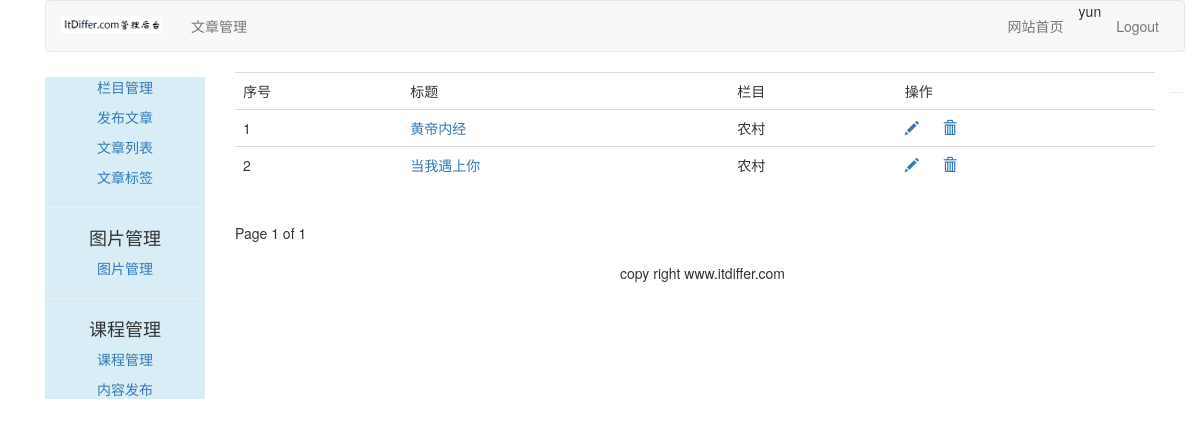
/article/article-list/ (signed in), run on an earlier commit of the app's database.
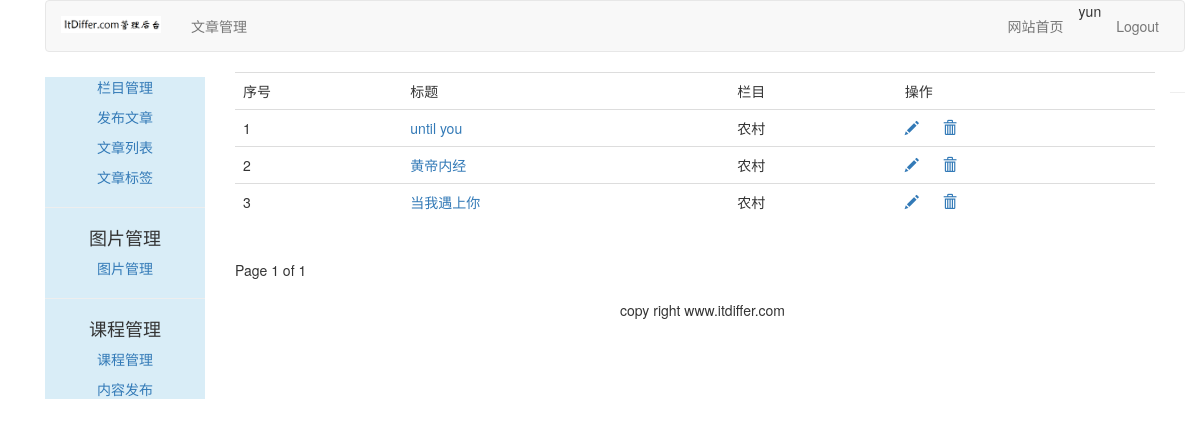
And on a later commit of the database.
### article/models.py (models this page shows, shortened)
class ArticlePost(models.Model):
    author = models.ForeignKey(User, on_delete=models.CASCADE, related_name="article")
    title = models.CharField(max_length=200)
    slug = models.SlugField(max_length=500)
    column = models.ForeignKey(ArticleColumn, on_delete=models.CASCADE,related_name="article_column")
    body = models.TextField()
    created = models.DateTimeField(default=timezone.now)
    updated = models.DateTimeField(auto_now=True)
    users_like = models.ManyToManyField(User, related_name="articles_like", blank=True)
    users_unlike = models.ManyToManyField(User, related_name="articles_unlike", blank=True)
    article_tag = models.ManyToManyField(ArticleTag, related_name='article_tag', blank=True)
    class Meta:
        ordering = ("-updated",)
        index_together = (('id', 'slug'),)
    def get_absolute_url(self):
        return reverse("article:article_detail", args=[self.id, self.slug])

class ArticleColumn(models.Model):
    user = models.ForeignKey(User, on_delete=models.CASCADE,related_name='article_column')
    column = models.CharField(max_length=200)
    created = models.DateField(auto_now_add=True)
    def __str__(self):
        return self.column

### article/views.py (the view)
# urls.py: path('article-list/', views.article_list, name="article_list"),
@login_required(login_url='/account/login')
def article_list(request):
    articles_list = ArticlePost.objects.filter(author=request.user)
    paginator = Paginator(articles_list, 10)
    page = request.GET.get('page')
    try:
        current_page = paginator.page(page)
        articles = current_page.object_list
    except PageNotAnInteger:
        current_page = paginator.page(1)
        articles = current_page.object_list
    except EmptyPage:
        current_page = paginator.page(paginator.num_pages)
        articles = current_page.object_list
    return render(request, "article/column/article_list.html",{"articles":articles, "page": current_page})

### home/context_processors.py (called while the page is built)
def add_userinfo_to_context(request):
    if request.user.is_authenticated:
      try:
        userinfo = UserInfo.objects.get(user=request.user)
        if hasattr(request.user, 'userinfo'):
          return {"user":request.user, "userinfo":userinfo}
      except:
        return {"user":request.user}
    else:
      return {"user":request.user}

### templates/article/column/article_list.html (shortened to what this page needs)
{% extends "article/base.html" %}
{% load staticfiles %}
{% block content %}
<div>
    <table class="table table-hover">
        <tr>
            <td>序号</td>
            <td>标题</td>
            <td>栏目</td>
            <td>操作</td>
        </tr>
        {% for article in articles %}
        <tr id={{ article.id }}>
            <td>{{ forloop.counter }}</td>
            <td><a href="{{ article.get_absolute_url }}">{{ article.title }}</a></td>
            <td>{{ article.column }}</td>
            <td>
                <a name="edit" href="{% url 'article:redit_article' article.id %}"><span class="glyphicon glyphicon-pencil"></span></a>
                <a nane="delete" href="javascript:" onclick="del_article(this, {{ article.id }})"><span class="glyphicon glyphicon-trash" style="margin-left:20px;"></span></a>
            </td>
        </tr>
        {% endfor %}
    </table>
    {% include "paginator.html" %}
</div>
{% endblock %}

What changed in the data, as far as the page shows it:
added ArticlePost: title "until you", column "农村"
